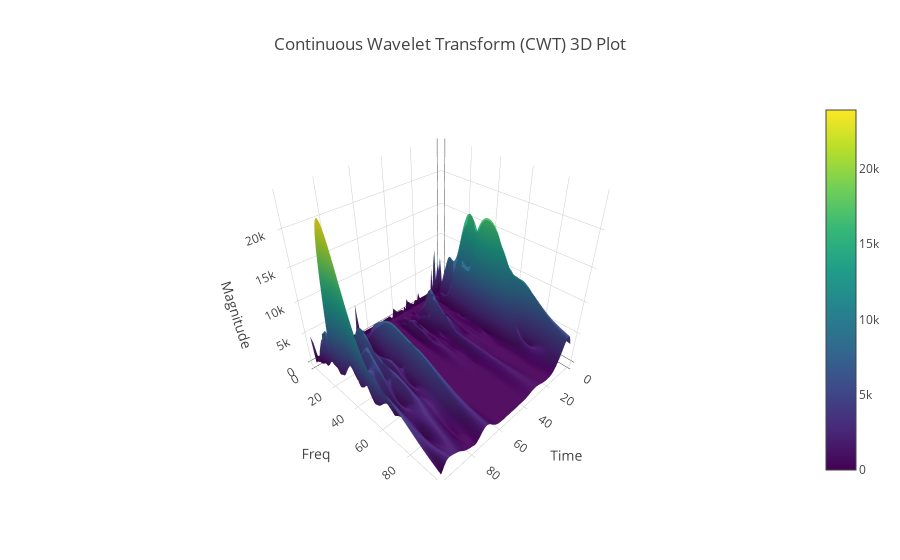

Notebook code cell kept with this figure:
### Code cell
X, Y = np.meshgrid(np.arange(rowcount), np.arange(coloumncount))
Z_vl = vl_cwt_result.T  

fig = go.Figure(data=[go.Surface(z=Z_vl, x=X, y=Y, colorscale='Viridis')])
fig.update_layout(title='Continuous Wavelet Transform (CWT) 3D Plot',
                  scene=dict(xaxis_title='Time',
                             yaxis_title='Freq',
                             zaxis_title='Magnitude'),
                  autosize=True)
fig.show()

### Figure 1 — Plotly figure (JSON) as saved in the notebook; plotly's stock layout.template omitted (floating-point values rounded to 4 significant figures; data arrays with more than 128 entries replaced by an {"elided": "..."} marker saying what was removed)
{"data": [{"colorscale": [[0, "#440154"], [0.1111, "#482878"], [0.2222, "#3e4989"], [0.3333, "#31688e"], [0.4444, "#26828e"], [0.5556, "#1f9e89"], [0.6667, "#35b779"], [0.7778, "#6ece58"], [0.8889, "#b5de2b"], [1, "#fde725"]], "type": "surface", "x": {"elided": "100x100 int values"}, "y": {"elided": "100x100 int values"}, "z": {"elided": "100x100 float values"}}], "layout": {"autosize": true, "scene": {"xaxis": {"title": {"text": "Time"}}, "yaxis": {"title": {"text": "Freq"}}, "zaxis": {"title": {"text": "Magnitude"}}}, "title": {"text": "Continuous Wavelet Transform (CWT) 3D Plot"}}}
